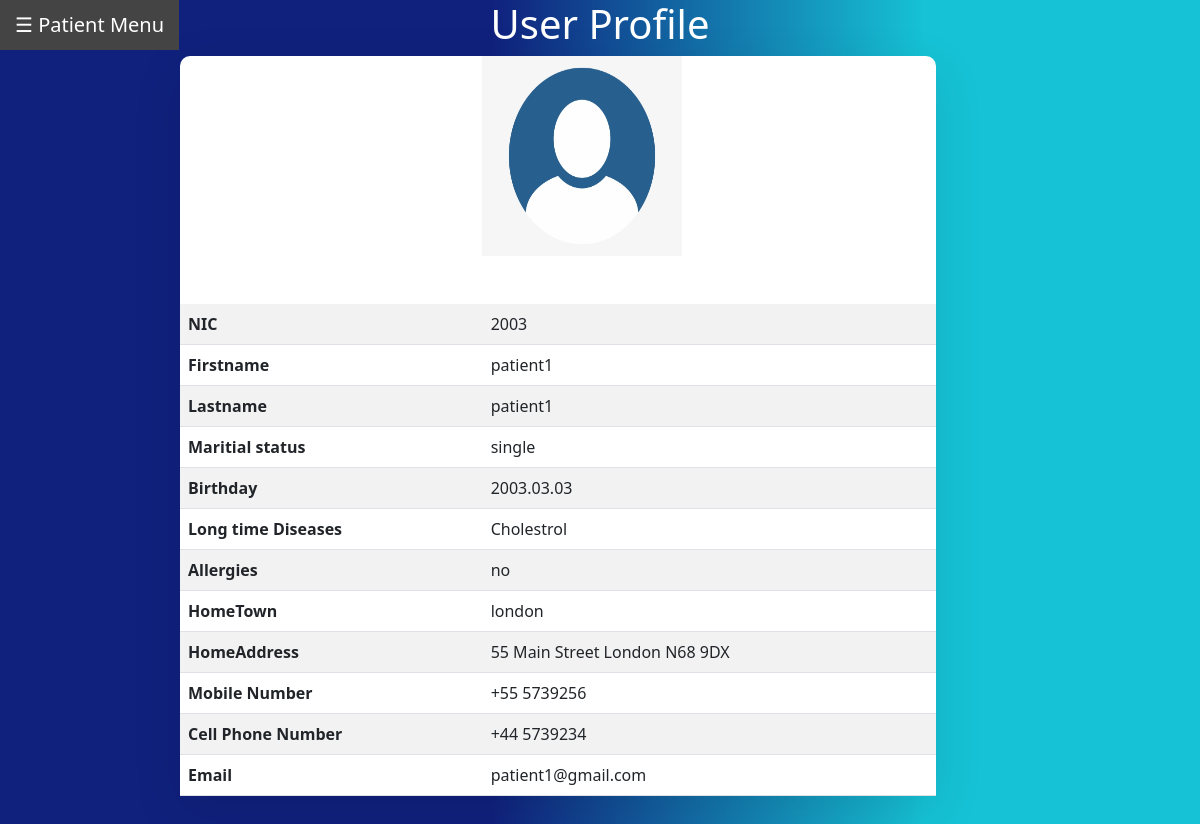
Screenshot of /project/patientprofile.php (signed in) with the database file from the repository.
### tables this page shows
CREATE TABLE `patients` (
  `NIC` int(11) NOT NULL,
  `Fname` varchar(255) NOT NULL,
  `Lname` varchar(255) NOT NULL,
  `Bday` varchar(255) NOT NULL,
  `MaritialStatus` varchar(255) NOT NULL,
  `Diseases` varchar(255) NOT NULL,
  `Allergies` varchar(255) NOT NULL,
  `HomeTown` varchar(255) NOT NULL,
  `HomeAddress` varchar(255) NOT NULL,
  `Pnumber` varchar(255) NOT NULL,
  `Lnumber` varchar(255) NOT NULL,
  `Email` varchar(255) NOT NULL,
  `Fdoctor` varchar(255) NOT NULL,
  `Identity` varchar(255) NOT NULL
);

### project/patientprofile.php (the view, shortened to what this page needs)
<!DOCTYPE html>
<html lang="en">
<head>
    <link rel="stylesheet" href="patientregister.css">
    <link href="https://cdn.jsdelivr.net/npm/bootstrap@5.3.0-alpha3/dist/css/bootstrap.min.css" rel="stylesheet">
</head>
<body style="background: rgb(16,33,125);
background: linear-gradient(90deg, rgba(16,33,125,1) 41%, rgba(22,194,213,1) 77%);color: #10217d;">
<div class="up"><button class="openbtn" onclick="openNav()">☰ Patient Menu</button> </div>
<h1 style="text-align:center;color:white;"> User Profile</h1>
<div class="divL">
<div class="topicdiv">
<div class="pic div">
    <div class="pcdiv"><img src="profile.png" width="200px" height="200px" class="pimg"></div>
</div><br><br>
<?php
$con = new PDO("mysql:host=localhost;dbname=group44",'root','');
	$str = $_SESSION["NIC"];
	$sth = $con->prepare("SELECT * FROM `patients` WHERE NIC = '$str'");
	$sth->setFetchMode(PDO:: FETCH_OBJ);
	$sth -> execute();
	if($row = $sth->fetch())
		?>
		<table style="padding:10px;" class="table table-striped">
        <tr>
				<th>NIC </th>
				<td><?php echo $row->NIC; ?></td>
			</tr>
			<tr>
				<th>Firstname  </th>
				<td><?php echo $row->Fname; ?></td>
			</tr>
            <tr>
                <th>Lastname </th>
			    <td><?php echo $row->Lname; ?></td>
			</tr>
            <th>Maritial status </th>
			    <td><?php echo $row->MaritialStatus; ?></td>
			<tr>
                <th>Birthday</th>
			    <td><?php echo $row->Bday; ?></td>
			</tr>
            <tr>
                <th>Long time Diseases</th>
			    <td><?php echo $row->Diseases; ?></td>
			</tr>
            <tr>
                <th>Allergies</th>
			    <td><?php echo $row->Allergies; ?></td>
			</tr>
            <tr>
                <th>HomeTown</th>
			    <td><?php echo $row->HomeTown ?></td>
			</tr>
            <tr>
                <th>HomeAddress</th>
			    <td><?php echo $row->HomeAddress ?></td>
			</tr>
            <tr>
                <th>Mobile Number</th>
			    <td><?php echo $row->Pnumber ?></td>
			</tr>
            <tr>
                <th>Cell Phone Number</th>
			    <td><?php echo $row->Lnumber ?></td>
			</tr>
            <tr>
                <th>Email</th>
			    <td><?php echo $row->Email?></td>
			</tr>
		</table>
</div>
</div>
</body>
</html>

### project/patientregister.css (style rules this page uses)
.openbtn { font-size: 20px; cursor: pointer; background-color:#2e4450; color: white; padding: 10px 15px; border: none; position: fixed; }
.divL { width: 70%; height: 800px; float: left; margin-left: 15%; }
.up { width: 100%; float: left; }

### project/patientprofile.php (style rules this page uses)
.topicdiv { background-color:white; width:90%; align:center; justify-content: center; align-items: center; box-shadow: 0 15px 50px rgb(0 0 0 / 10%); border-radius:10px; }
.pcdiv { margin-left:40%; align:center; }

### rows the page displays
patients: NIC "2003", Fname "patient1", Lname "patient1", MaritialStatus "single", Bday "2003.03.03", Diseases "Cholestrol", Allergies "no", HomeTown "london", HomeAddress "55 Main Street London N68 9DX", Pnumber "+55 5739256", Lnumber "+44 5739234", Email "patient1@gmail.com"
